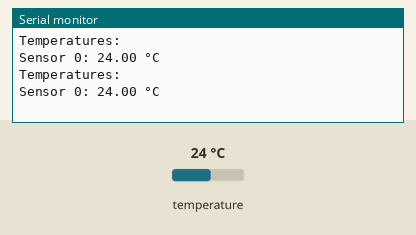
A sketch run on a simulated Arduino Uno, built with avr-gcc and run on an emulated ATmega328P. Shown: the last lines printed to the serial monitor. The test bench sets the inputs (shaded band); at power-on: temperature 24 °C.

Above: at 4.3 s.
4.4 s: temperature set to 12 °C
At 7.1 s:
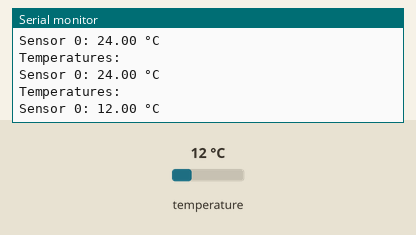
8.1 s: temperature set to 19 °C
At 10.3 s:
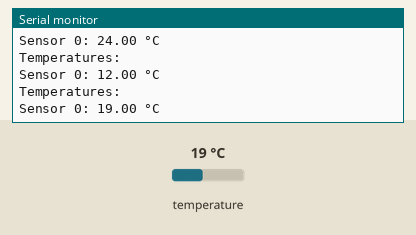
Timing chart, 0 to 11.8 s (numbered marks = the images above; inputs shaded):
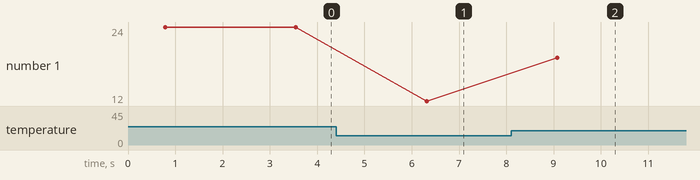

Measured:
- after the input at 4.4 s, the serial monitor: prints a new line after 1.9 s (image 1)
- after the input at 8.1 s, the serial monitor: prints a new line after 0.98 s (image 2)
- plotted number 1: 24 → 12 after the input at 4.4 s, 12 → 19 after the input at 8.1 s

The sketch:

TempSensor.ino
```cpp
#include <OneWire.h>
#include <DallasTemperature.h>

#define ONE_WIRE_BUS 25  // Pin where the data line is connected

// Create a OneWire instance
OneWire oneWire(ONE_WIRE_BUS);

// Pass the OneWire reference to DallasTemperature
DallasTemperature sensors(&oneWire);

void setup() {
    Serial.begin(9600);
    sensors.begin();  // Start the DallasTemperature library
}

void loop() {
    // Request temperature readings from all sensors
    sensors.requestTemperatures();

    // Print the temperature of each sensor
    Serial.println("Temperatures:");

    // Loop through all connected sensors
    for (int i = 0; i < sensors.getDeviceCount(); i++) {
        float temperature = sensors.getTempCByIndex(i);  // Get temperature in Celsius
        Serial.print("Sensor ");
        Serial.print(i);
        Serial.print(": ");
        Serial.print(temperature);
        Serial.println(" °C");
    }

    Serial.println();
    delay(2000);  // Wait for 2 seconds before the next reading
}
```
